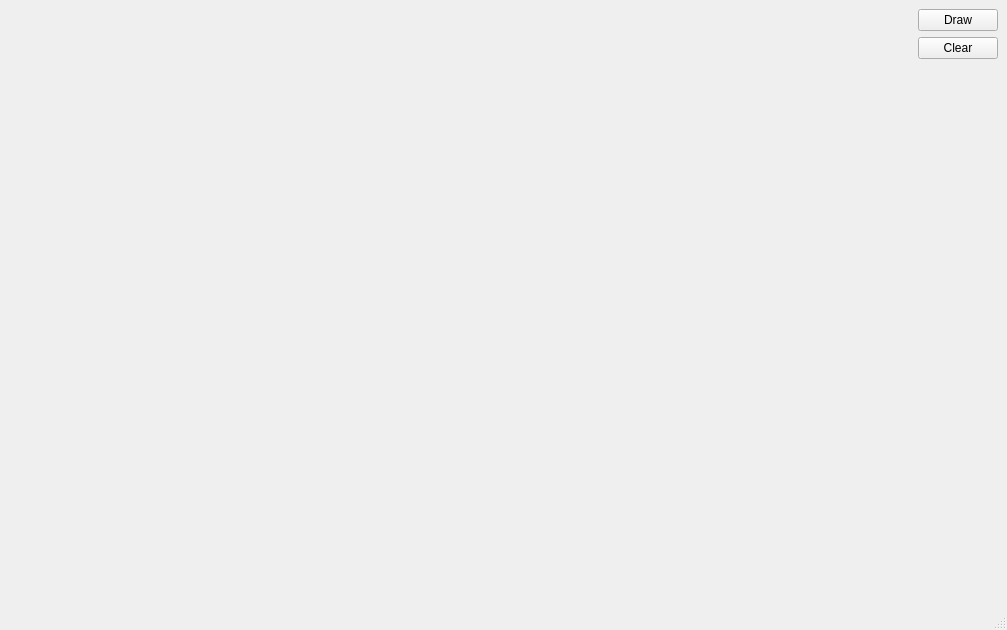
<?xml version="1.0" encoding="UTF-8"?>
<ui version="4.0">
 <class>MainWindow</class>
 <widget class="QMainWindow" name="MainWindow">
  <property name="geometry">
   <rect>
    <x>0</x>
    <y>0</y>
    <width>1007</width>
    <height>630</height>
   </rect>
  </property>
  <property name="windowTitle">
   <string>MainWindow</string>
  </property>
  <widget class="QWidget" name="centralwidget">
   <layout class="QGridLayout" name="gridLayout">
    <item row="0" column="0" rowspan="3">
     <widget class="DrawArea" name="drawArea" native="true">
      <property name="sizePolicy">
       <sizepolicy hsizetype="Expanding" vsizetype="Expanding">
        <horstretch>0</horstretch>
        <verstretch>0</verstretch>
       </sizepolicy>
      </property>
     </widget>
    </item>
    <item row="0" column="1">
     <widget class="QPushButton" name="drawButton">
      <property name="text">
       <string>Draw</string>
      </property>
     </widget>
    </item>
    <item row="1" column="1">
     <widget class="QPushButton" name="clearButton">
      <property name="text">
       <string>Clear</string>
      </property>
     </widget>
    </item>
    <item row="2" column="1">
     <spacer name="verticalSpacer">
      <property name="orientation">
       <enum>Qt::Vertical</enum>
      </property>
      <property name="sizeHint" stdset="0">
       <size>
        <width>20</width>
        <height>503</height>
       </size>
      </property>
     </spacer>
    </item>
   </layout>
  </widget>
  <widget class="QMenuBar" name="menubar">
   <property name="geometry">
    <rect>
     <x>0</x>
     <y>0</y>
     <width>1007</width>
     <height>22</height>
    </rect>
   </property>
  </widget>
  <widget class="QStatusBar" name="statusbar"/>
 </widget>
 <customwidgets>
  <customwidget>
   <class>DrawArea</class>
   <extends>QWidget</extends>
   <header location="global">drawarea.h</header>
   <container>1</container>
  </customwidget>
 </customwidgets>
 <resources/>
 <connections/>
</ui>
